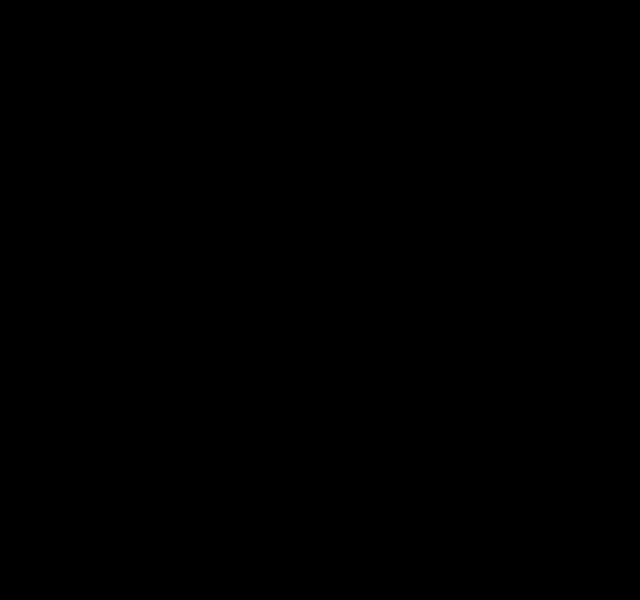
Frame 1 (no input)
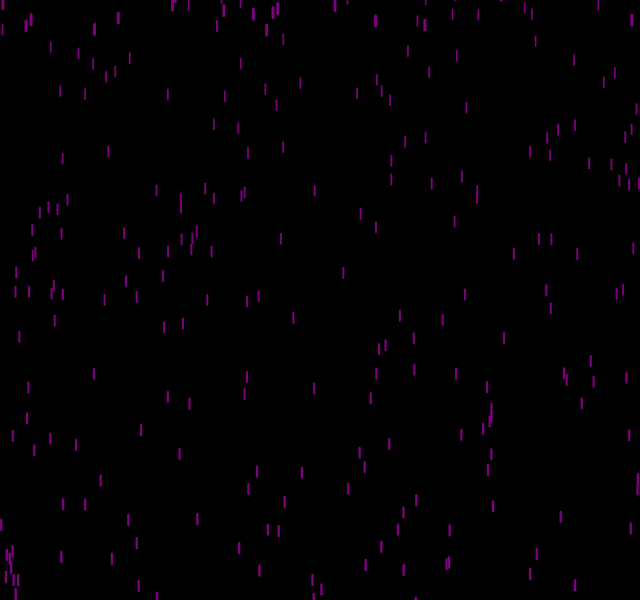
Frame 60 (no input)
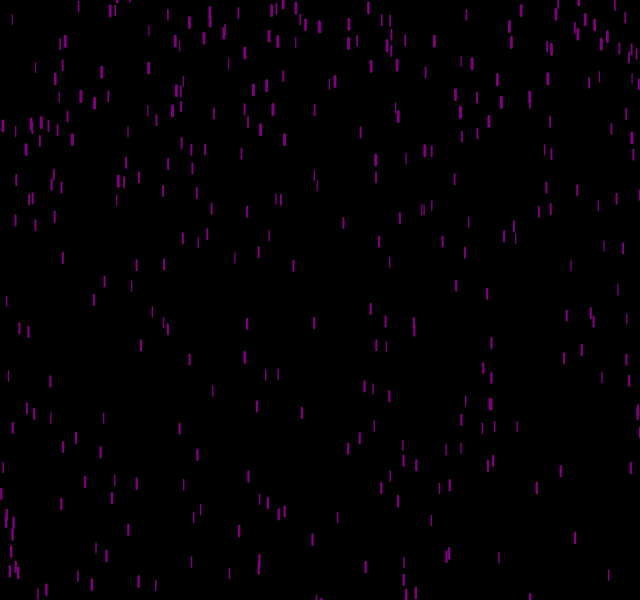
Frame 120 (the mouse pressed at the canvas centre since frame 60)

The p5.js sketch that drew these frames (run headless with seeded random() and noise() and a simulated clock; from frame 60 on, the mouse is pressed at the canvas centre):

// p5.js sketch
// ── sketch.js
var drops = [];
var dropCount = 500;

function setup(){

    createCanvas(640, 600);

    for(var i = 0; i < dropCount; i++){

        drops[i] = new Drop();

    }

}

function draw(){

    background(0);

    for(var i = 0; i < drops.length; i++){

        drops[i].display();
        drops[i].fall();

    }

}
// ── Drops.js
class Drop{

    constructor(){

        this.x = random(width);
        this.y = random(-500, -500);
        this.z = random(0, 20);
        this.len = map(this.z, 0, 20, 10, 20);
        this.yspeed = map(this.z, 0, 20, 1, 20);

    }

    fall(){

        this.y = this.y + this.yspeed;
        this.grav = map(this.z, 0, 20, 0, 0.2);
        this.yspeed = this.yspeed + this.grav;

        if(this.y > height){

            this.y = random(-200, -100);
            this.yspeed = map(this.z, 0, 20, 4, 10);   
    
        }
    
    }

    display(){

        var thick = map(this.z, 0, 20, 1, 3);
        strokeWeight(thick);
        stroke("purple");
        line(this.x, this.y, this.x, this.y + 10);

    }
   
}
